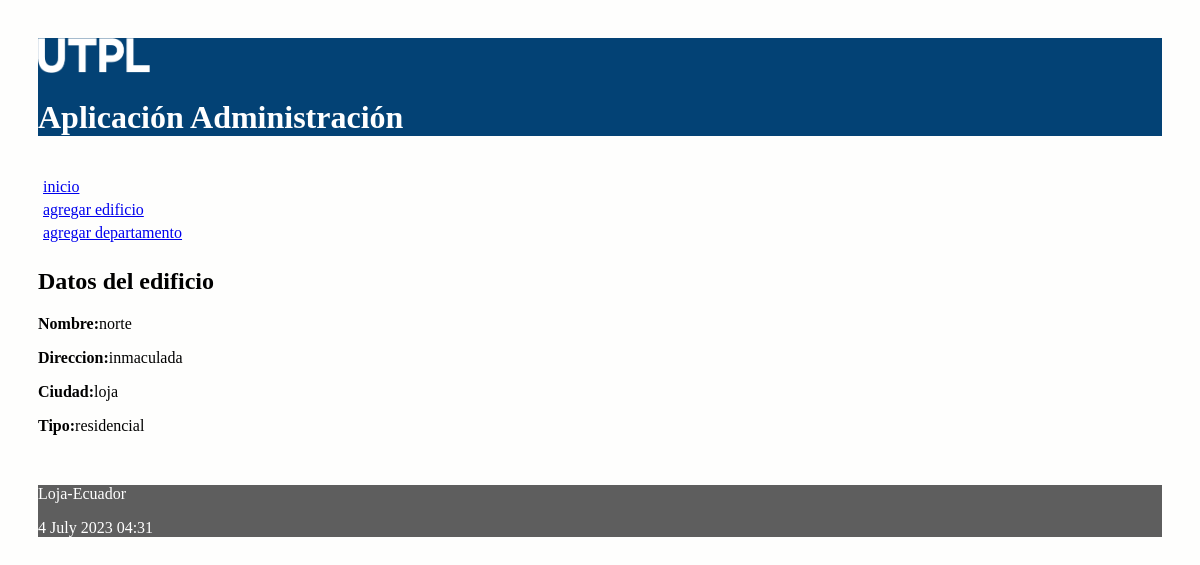
The app's page /edificio/1 with its own data.
### edificios/models.py (models this page shows, shortened)
class Edificio(models.Model):
    opciones_tipo_Edificio = (
        ('residencial', 'Residencial'),
        ('comercial', 'Comercial'),
    )
    nombre = models.CharField(max_length=30)
    direccion = models.CharField(max_length=30)
    ciudad = models.CharField(max_length=30, unique=True)
    tipo = models.CharField(max_length=30,\
                            choices= opciones_tipo_Edificio)

### edificios/views.py (the view)
# urls.py: path('edificio/<int:id>', views.obtener_edificio,
def obtener_edificio(request, id):
    edificios = Edificio.objects.get(pk=id)
    informacion_template = {'edificio': edificios}
    return render(request, 'obtenerEdificio.html', informacion_template)

### edificios/templates/obtenerEdificio.html (shortened to what this page needs)
{% extends "master.html" %}
{% block content %}
<h2>Datos del edificio</h3>
<p><b>Nombre:</b>{{edificio.nombre}}</p>
<p><b>Direccion:</b>{{edificio.direccion}}</p>
<p><b>Ciudad:</b>{{edificio.ciudad}}</p>
<p><b>Tipo:</b>{{edificio.tipo}}</p>
<br/>
{% endblock %}

### edificios/static/css/estilos.css (style rules this page uses)
body { background: #FEFEFD; padding: 30px; }

### records on screen
Edificio: nombre "norte", direccion "inmaculada", ciudad "loja", tipo "residencial"
